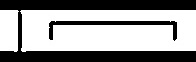
#> input picture Image From Rows/ShapesFinal/row_6.jpg, 196 x 62 px, found by its file name
$ jupyter execute --allow-errors 'Patches notebook(moksh).ipynb'
#> lines starting #> are read from the running program, lines starting #| are printed output that depends on the picture; after the words box and inside, x2 and y2 are one past the last pixel; in counts of white or black regions, pixels touching at a corner belong together
[cell 1]
import cv2
import os
import numpy as np
import matplotlib.pyplot as plt

# Load the grayscale image
img_path = "Patches.png"
#> (the rest of this cell did not finish here and is left out)

[cell 2]
import cv2
import os
import numpy as np
import matplotlib.pyplot as plt

# Function to detect rows in a binary image based on edge count
def detect_rows(binary_img, row_threshold=35, min_row_width=5, max_row_width=150):
    row_sums = np.sum(binary_img, axis=1)
    in_row = False
    start = None
    rows = []

    for i, sum_value in enumerate(row_sums):
        if sum_value > row_threshold and not in_row:
            start = i
            in_row = True
        elif sum_value <= row_threshold and in_row:
            if start is not None:
                row_width = i - start
                if min_row_width <= row_width <= max_row_width:
                    rows.append((start, i))
            in_row = False

    # Handle edge case for a row ending at the last pixel
    if in_row and start is not None:
        row_width = len(row_sums) - start
        if min_row_width <= row_width <= max_row_width:
            rows.append((start, len(row_sums)))

    return rows

# Function to save cropped rows with a specified white border width
# [31 lines left out: function save_cropped_rows, not called in this run]

# Example code to demonstrate the use of these functions
# Load the adaptive binary image
adaptive_binary_img = cv2.imread("binary_image_adaptive.jpg", cv2.IMREAD_GRAYSCALE)

# Detect rows in the adaptive binary image
#> (the rest of this cell did not finish here and is left out)

[cell 3]
import cv2
import numpy as np
import matplotlib.pyplot as plt

def remove_small_objects(image, min_area):
    """
    Removes small objects from a binary image.
    This also ensures the contours are filled properly.

    Args:
        image: The binary image as a NumPy array.
        min_area: The minimum area (in pixels) of a contour to keep.

    Returns:
        A new binary image with small objects removed.
    """
    # Find contours in the image
    contours, _ = cv2.findContours(image.copy(), cv2.RETR_EXTERNAL, cv2.CHAIN_APPROX_SIMPLE)

    # Create a mask to store the results
    mask = np.zeros(image.shape, dtype=np.uint8)

    # Fill contours that meet or exceed the minimum area
    for cnt in contours:
        if cv2.contourArea(cnt) >= min_area:
            cv2.drawContours(mask, [cnt], -1, 255, thickness=cv2.FILLED)  # Fill the contour

    return mask

# Load the image
image = cv2.imread("row_6.jpg")
#> image is the input picture: shape (62, 196, 3); min 0, max 255, mean 152.4

# Convert to grayscale
gray = cv2.cvtColor(image, cv2.COLOR_BGR2GRAY)

# Apply binary thresholding
binary = cv2.threshold(gray, 127, 255, cv2.THRESH_BINARY)[1]
#> binary: shape (62, 196); 59.8% white; 2 black regions, box (x1, y1, x2, y2) and area: (0, 0, 196, 62) 4264, (49, 21, 177, 41) 623

# Use morphological closing to fill in small holes
kernel = np.ones((5, 5), dtype=np.uint8)
closed_binary = cv2.morphologyEx(binary, cv2.MORPH_CLOSE, kernel, iterations=2)  # Close small gaps
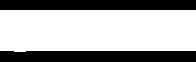
#> closed_binary: shape (62, 196); 66.2% white; 2 black regions, box (x1, y1, x2, y2) and area: (0, 51, 196, 62) 2144, (0, 0, 196, 10) 1960

# Define minimum area to retain (larger to remove smaller patches)
min_area = 200  # Adjust as needed

# Remove small objects using a filled contour approach
cleaned_image = remove_small_objects(closed_binary, min_area)
#> in remove_small_objects, `contours, _ = cv2.findContours(image.copy(), cv2.RETR_EXTERNAL, cv2.CH..`: contours = 1 item
#> the loop in remove_small_objects, `for cnt in contours:` made 1 pass

# Display the images
plt.figure(figsize=(12, 6))

# Original binary image
plt.subplot(121)
plt.imshow(closed_binary, cmap="gray")
plt.title("Clean image")
plt.axis("off")

# Cleaned image with small objects removed
plt.subplot(122)
plt.imshow(cleaned_image, cmap="gray")
plt.title("Contours Image")
plt.axis("off")

plt.tight_layout()
plt.show()
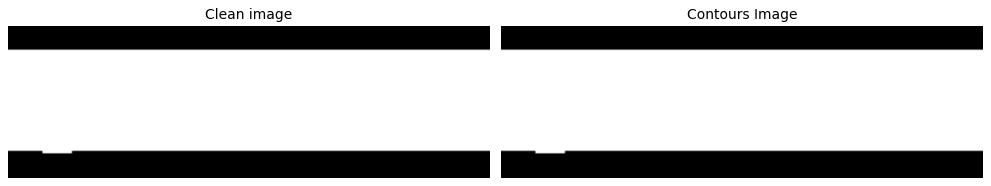
#> figure drawn by matplotlib, 2 panels
#> `closed_binary = cv2.morphologyEx(binary, cv2.MORPH_CLOSE, kernel, iter..`: closed_binary: shape (62, 196); 66.2% white; 2 black regions

[cell 4]
import cv2
import numpy as np
import matplotlib.pyplot as plt

# Load the image and convert it to grayscale
image_path = "p2.png"
image = cv2.imread(image_path)
#> (the rest of this cell did not finish here and is left out)

[cell 5]
import cv2
import numpy as np
import matplotlib.pyplot as plt

def remove_small_objects(image, min_area):
    """
    Removes small objects from a binary image.
    """
#> called with min_area = 50
    contours, _ = cv2.findContours(image.copy(), cv2.RETR_EXTERNAL, cv2.CHAIN_APPROX_SIMPLE)
#> contours = 1 contour; box (x1, y1, x2, y2) and area: (0, 10, 196, 52) 7807

    # Create a mask for the output image
    mask = np.zeros(image.shape, dtype=np.uint8)

    # Draw only contours that meet or exceed the minimum area
    for cnt in contours:
        area = cv2.contourArea(cnt)
        if area >= min_area:
            cv2.drawContours(mask, [cnt], -1, 255, thickness=cv2.FILLED)  # Fill the contour
#> this loop made 1 pass
#> area on pass 1: 7807

    return mask

# Load the image
image_path = "row_6.jpg"  # Replace with your image path
image = cv2.imread(image_path)

# Convert to grayscale
gray = cv2.cvtColor(image, cv2.COLOR_BGR2GRAY)

# Apply binary thresholding
threshold_value = 127  # Adjust as needed
binary = cv2.threshold(gray, threshold_value, 255, cv2.THRESH_BINARY)[1]

# Morphological closing to fill gaps
kernel_size = (5, 5)  # Adjust as needed
kernel = np.ones(kernel_size, dtype=np.uint8)
closed_binary = cv2.morphologyEx(binary, cv2.MORPH_CLOSE, kernel, iterations=1)  # Lower iterations to avoid over-filling

# Define minimum area to retain (lower for testing)
min_area = 50  # Reduced from 200 to 50 to check smaller contours

# Remove small objects
cleaned_image = remove_small_objects(closed_binary, min_area)

# Display the original and cleaned images
plt.figure(figsize=(12, 6))

# Original binary image
plt.subplot(121)
plt.imshow(closed_binary, cmap="gray")
plt.title("Binary Image")
plt.axis("off")

# Cleaned image with small objects removed
plt.subplot(122)
plt.imshow(cleaned_image, cmap="gray")
plt.title("Contours After Cleaning")
plt.axis("off")

plt.tight_layout()
plt.show()

[cell 6]
import cv2
import numpy as np

# Load the image
image = cv2.imread('3.png')
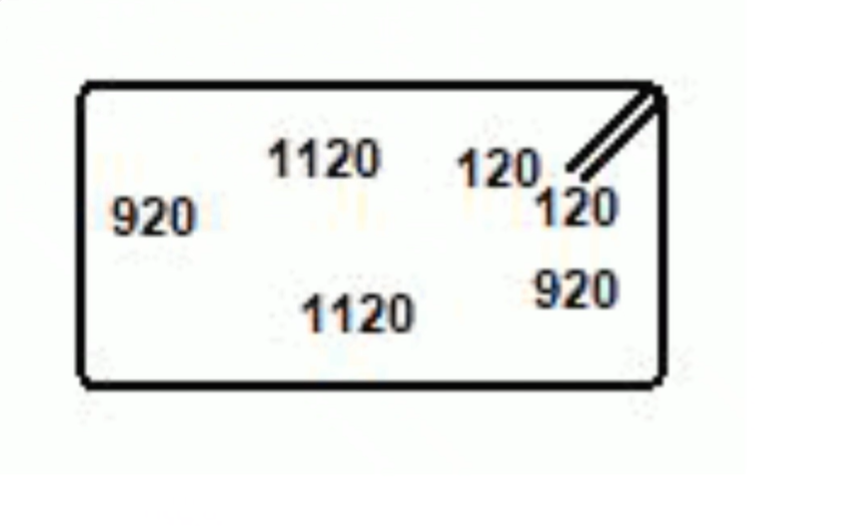
#> input picture Image Analytics/3.png, 845 x 526 px, found by its file name
#> image is the input picture: shape (526, 845, 3); mean B, G, R 236.6, 238.7, 237

# Convert to grayscale for easier processing
gray_image = cv2.cvtColor(image, cv2.COLOR_BGR2GRAY)

# Apply Gaussian blur to reduce noise
blurred_image = cv2.GaussianBlur(gray_image, (7, 7), 0)

# Adaptive thresholding to remove uneven illumination and focus on the wire shapes
thresh_image = cv2.adaptiveThreshold(
    blurred_image,
    255,
    cv2.ADAPTIVE_THRESH_GAUSSIAN_C,
    cv2.THRESH_BINARY,
    11,  # Block size
    2,  # Constant subtracted from mean
)
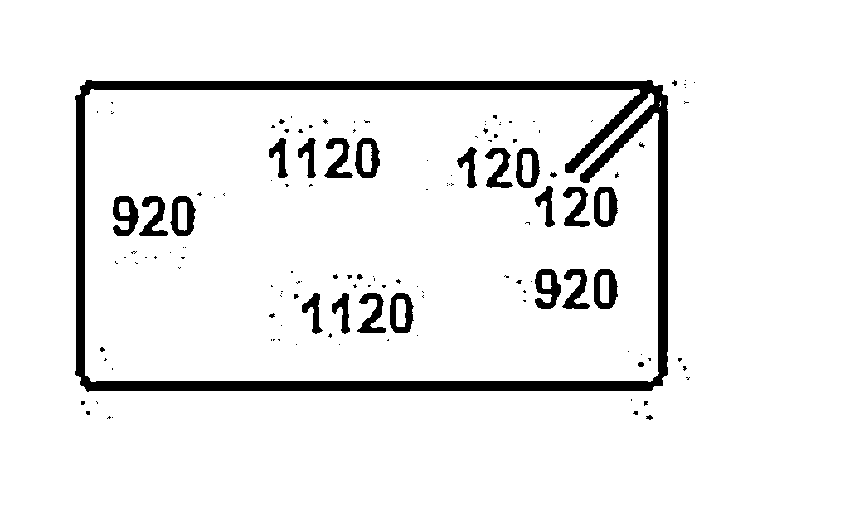
#> thresh_image: shape (526, 845); 93.4% white; 137 black regions (111 under 20 px), largest, box (x1, y1, x2, y2) and area: (75, 80, 668, 392) 18602, (535, 269, 561, 309) 601, (113, 196, 139, 236) 591

# Invert the threshold to make wire shapes white on a black background
thresh_image = cv2.bitwise_not(thresh_image)

# Perform morphological operations to clean up small disturbances and connect wire segments
kernel = cv2.getStructuringElement(cv2.MORPH_RECT, (3, 3))
#> kernel = [[1, 1, 1], [1, 1, 1], [1, 1, 1]]
cleaned_image = cv2.morphologyEx(thresh_image, cv2.MORPH_OPEN, kernel, iterations=2)
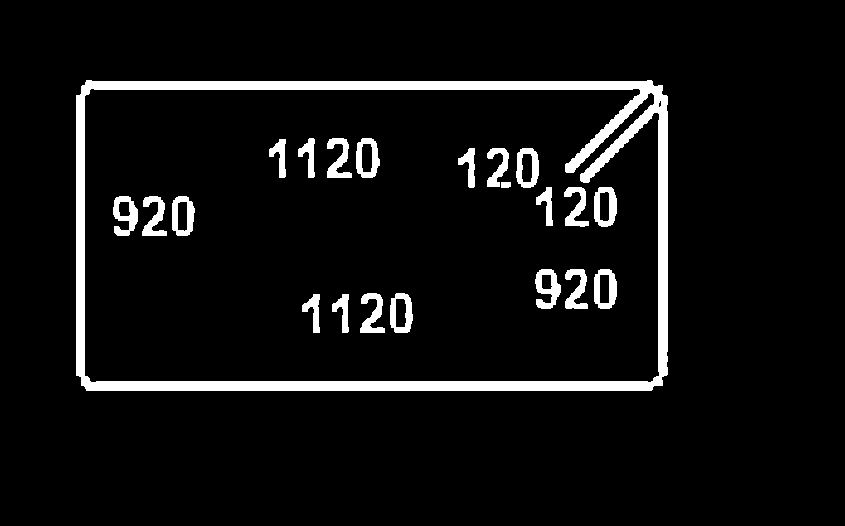
#> cleaned_image: shape (526, 845); 6.3% white; 22 white regions, largest, box (x1, y1, x2, y2) and area: (76, 80, 668, 391) 18578, (535, 269, 561, 309) 586, (113, 196, 138, 236) 568

# Apply morphological closing to close gaps in the wire shapes
cleaned_image = cv2.morphologyEx(cleaned_image, cv2.MORPH_CLOSE, kernel, iterations=2)
#> cleaned_image: shape (526, 845); 6.3% white; 21 white regions

# Find contours in the cleaned image
contours, _ = cv2.findContours(cleaned_image, cv2.RETR_EXTERNAL, cv2.CHAIN_APPROX_SIMPLE)
#> contours = 1 contour; box (x1, y1, x2, y2) and area: (76, 80, 668, 391) 182211

# Draw the wire contours on a new image
wire_image = np.zeros_like(gray_image)  # Create a blank image
cv2.drawContours(wire_image, contours, -1, (255, 255, 255), thickness=cv2.FILLED)
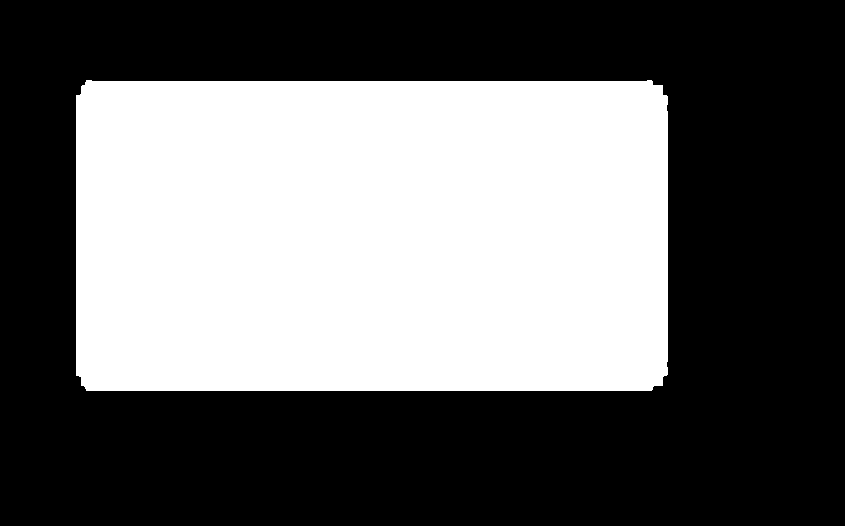
#> wire_image: shape (526, 845); 41.2% white; 1 white region, box (x1, y1, x2, y2) and area: (76, 80, 668, 391) 183103

# Save the cleaned wire image
cv2.imwrite('cleaned_wire_image.jpg', wire_image)
#> Out = True

# Display the result (if in a Jupyter notebook or similar environment)
# Uncomment the lines below if you're running in an interactive environment
# import matplotlib.pyplot as plt
# plt.imshow(wire_image, cmap='gray')
# plt.show()
